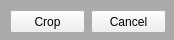
<?xml version="1.0" encoding="UTF-8"?>
<ui version="4.0">
 <class>Form</class>
 <widget class="QWidget" name="Form">
  <property name="geometry">
   <rect>
    <x>0</x>
    <y>0</y>
    <width>174</width>
    <height>40</height>
   </rect>
  </property>
  <property name="minimumSize">
   <size>
    <width>174</width>
    <height>40</height>
   </size>
  </property>
  <property name="maximumSize">
   <size>
    <width>174</width>
    <height>40</height>
   </size>
  </property>
  <property name="windowTitle">
   <string>Form</string>
  </property>
  <property name="styleSheet">
   <string notr="true">QWidget {background-color: rgb(170, 170, 170);}
QPushButton{background-color:none;}</string>
  </property>
  <widget class="QPushButton" name="pb_crop">
   <property name="geometry">
    <rect>
     <x>10</x>
     <y>10</y>
     <width>75</width>
     <height>23</height>
    </rect>
   </property>
   <property name="text">
    <string>Crop</string>
   </property>
   <property name="icon">
    <iconset resource="../Resources/resources.qrc">
     <normaloff>:/images/images/crop.png</normaloff>:/images/images/crop.png</iconset>
   </property>
   <property name="iconSize">
    <size>
     <width>14</width>
     <height>16</height>
    </size>
   </property>
  </widget>
  <widget class="QPushButton" name="pb_cancel">
   <property name="geometry">
    <rect>
     <x>91</x>
     <y>10</y>
     <width>75</width>
     <height>23</height>
    </rect>
   </property>
   <property name="text">
    <string>Cancel</string>
   </property>
   <property name="icon">
    <iconset resource="../Resources/resources.qrc">
     <normaloff>:/images/images/close.png</normaloff>:/images/images/close.png</iconset>
   </property>
   <property name="iconSize">
    <size>
     <width>14</width>
     <height>16</height>
    </size>
   </property>
  </widget>
 </widget>
 <resources>
  <include location="../Resources/resources.qrc"/>
 </resources>
 <connections/>
</ui>
